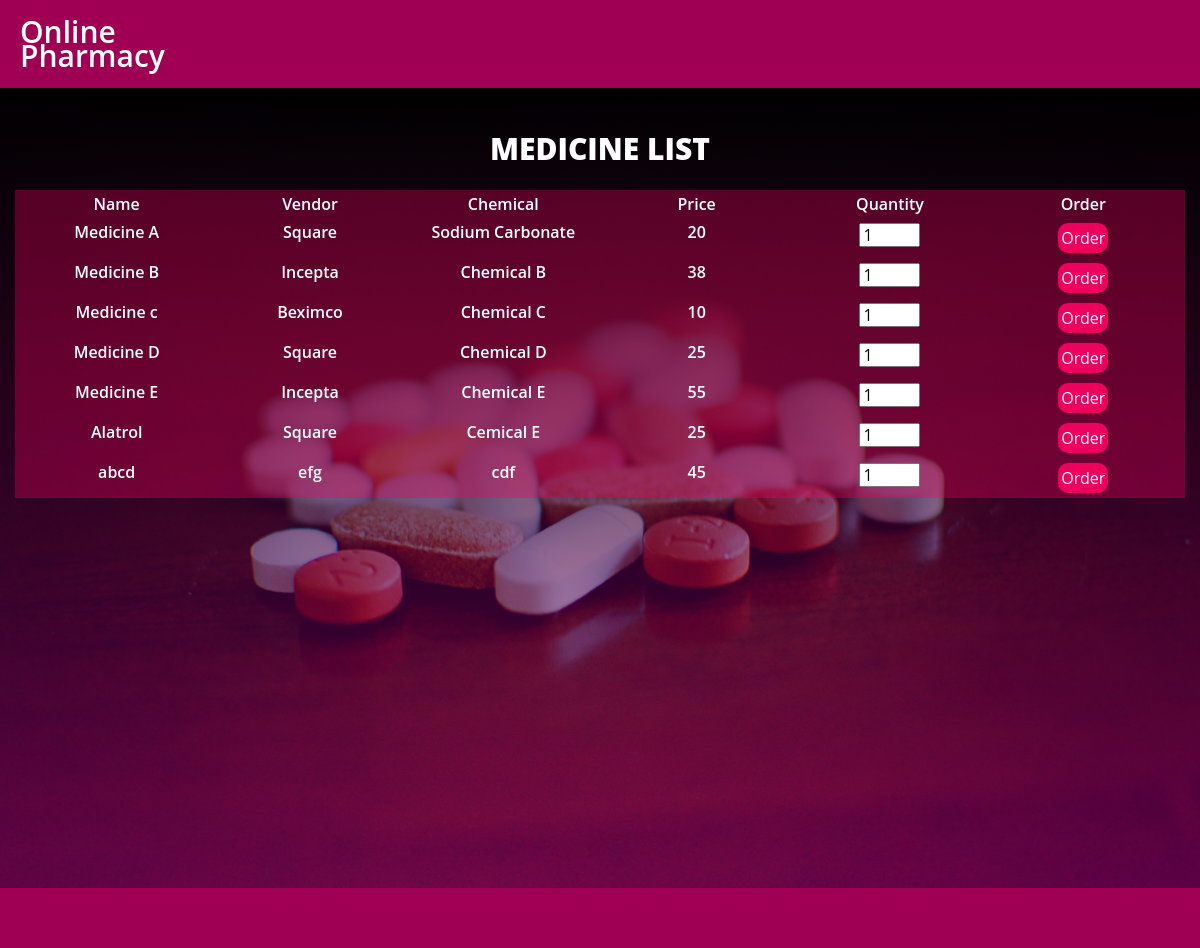
Screenshot of /show_medicines.php with the database file from the repository.
### tables this page shows
CREATE TABLE `medicine` (
  `id` int(11) NOT NULL,
  `name` varchar(100) NOT NULL,
  `vendor` varchar(100) NOT NULL,
  `chemical` varchar(100) NOT NULL,
  `price` int(11) NOT NULL,
  `stock` int(11) NOT NULL,
  `requires_prescription` int(11) NOT NULL
);

### show_medicines.php (the view, shortened to what this page needs)
<html lang="en">
  <head>
      <link href="css/bootstrap.min.css" rel="stylesheet"/>
      <link href="css/font-awesome.min.css" rel="stylesheet"/>
      <link href="css/animate.min.css" rel="stylesheet"/>
      <link href="css/main.css" rel="stylesheet"/>
  </head>
  <body>
	<section id="header">
		<div class="row">
			<div class="col-md-2" style="font-size: 30px;"> Online Pharmacy </div>
			<div class="col-md-10" style="text-align: right">
			</div>
		</div>
	</section>
	<section id = "section1">
		<div class="title"> MEDICINE LIST </div>
        <div class="container medicine_table">
            <div class="row" style="padding: 5px;">
                <div class="col-md-2">Name</div>
                <div class="col-md-2">Vendor</div>
                <div class="col-md-2">Chemical</div>
                <div class="col-md-2">Price</div>
                <div class="col-md-2">Quantity</div>
                <div class="col-md-2">Order</div>
            </div>
            <?php
                require_once("DBconnect.php");
                $sql_query = "SELECT id, name, vendor, chemical, price FROM medicine";
                $result = mysqli_query($connection, $sql_query);
                if(mysqli_num_rows($result) != 0) {
                    while($row = mysqli_fetch_array($result)) {
            ?>
            <div class="row" style="padding: 5px;">
                <div class="col-md-2"><?php echo $row[1] ?></div>
                <div class="col-md-2"><?php echo $row[2] ?></div>
                <div class="col-md-2"><?php echo $row[3] ?></div>
                <div class="col-md-2"><?php echo $row[4] ?></div>
                <form action="place_order.php">
                    <div class="col-md-2">
                        <input type="number" min="1" max="10" value="1" name="quantity"/>
                    </div>
                    <div class="col-md-2">
                        <input type="submit" class="order_button" value="Order"/>
                    </div>
                </form>
            </div>
            <?php
                    }
                }
            ?>
        </div>
	</section>
	<section id="footer">
	</section>
  </body>
</html>

### css/main.css (style rules this page uses)
#header { background-color: #9f0054; color: white; font: 600 18px/24px 'Open Sans', sans-serif; padding: 20px; padding-top: 20px; }
#section1 { background: linear-gradient(0deg, #ff00e14d, rgba(0, 0, 0)), url("../img/bg3.jpg"); background-position: center; background-size: cover; background-repeat: no-repeat; position: relative; overflow: hidden; height: 100%; }
.title { width: 100%; padding: 12px 20px; margin-top: 40px; text-align: center; text-transform: Uppercase; font-weight: 800; font-size: 30px; }
#footer { background-color: #9f0054; color: white; font: 600 12px/14px 'Open Sans', sans-serif; padding: 20px; padding-top: 40px; }
body { margin: 0; color: white; font: 600 16px/18px 'Open Sans', sans-serif; }
input[type=button], input[type=submit], input[type=reset] { background-color: #ee005f; border: none; border-radius: 10px; color: white; padding: 16px 32px; text-decoration: none; margin: 4px 2px; cursor: pointer; margin-left: 40%; }
.medicine_table { margin-top: 20px; margin-bottom: 20px; text-align: center; background-color: #ee005f55; }
.order_button { padding: 0px !important; margin: 0px !important; height: 30px; width: 50px; }

### rows the page displays
medicine: name "Medicine A", vendor "Square", chemical "Sodium Carbonate", price "20"
medicine: name "Medicine B", vendor "Incepta", chemical "Chemical B", price "38"
medicine: name "Medicine c", vendor "Beximco", chemical "Chemical C", price "10"
medicine: name "Medicine D", vendor "Square", chemical "Chemical D", price "25"
medicine: name "Medicine E", vendor "Incepta", chemical "Chemical E", price "55"
medicine: name "Alatrol", vendor "Square", chemical "Cemical E", price "25"
medicine: name "abcd", vendor "efg", chemical "cdf", price "45"
